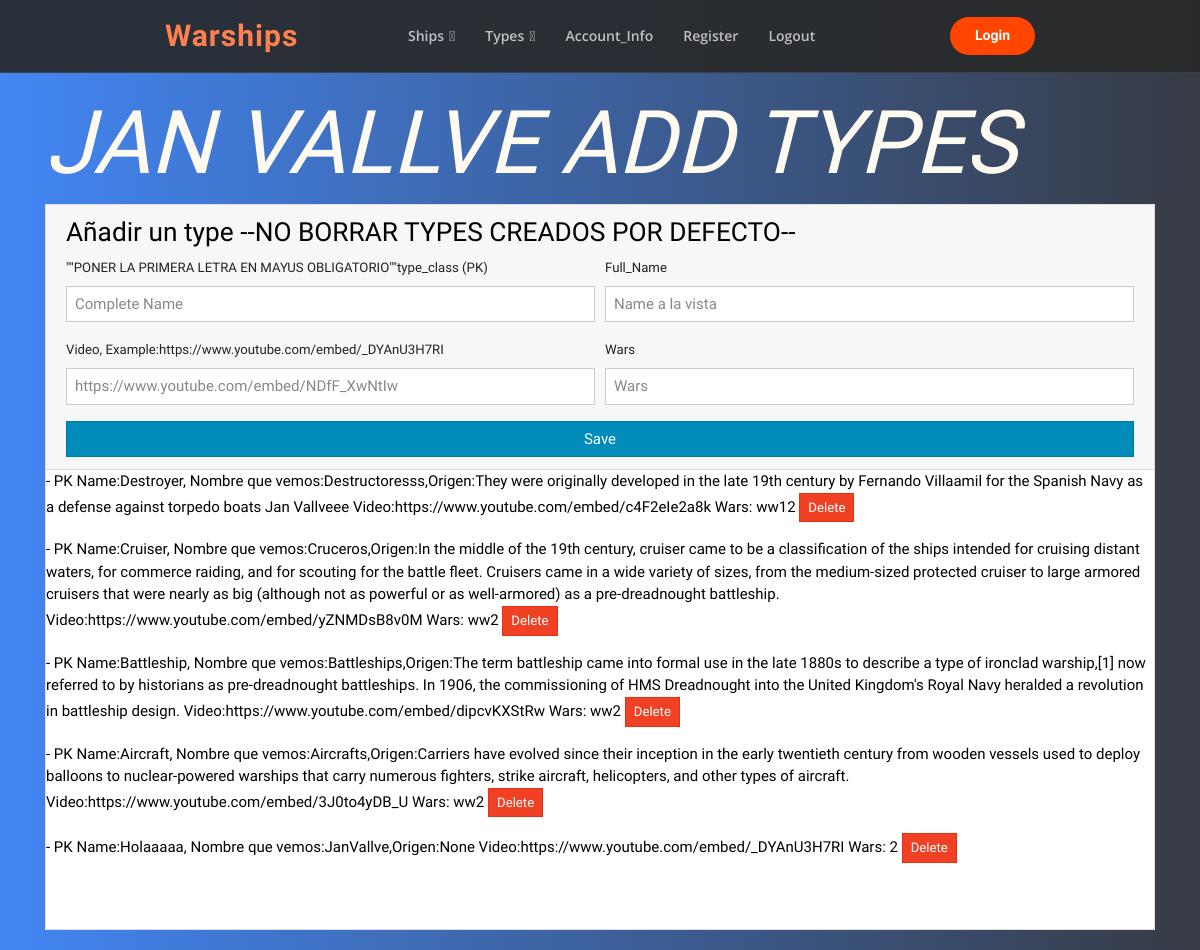
/add_types/ (signed in), run on the app's committed database.
### warships_blog/classes.py (models this page shows)
class Type(db.Model):
    type_class = db.Column(db.String(200), primary_key=True)
    full_name = db.Column(db.String(200))
    origin = db.Column(db.String(200))
    photo = db.Column(db.String(200))
    video = db.Column(db.String(200))
    countrys_owners = db.Column(db.String(200))
    wars = db.Column(db.String(200))

### warships_blog/routes.py (the view)
@app.route('/add_types/', methods=['GET','POST'])
@login_required
def create1_types():
    if request.method == 'GET':
        types = Type.query.all()
        return render_template('create_types.html', types = types)
    if request.method == 'POST':
        type_add = Type(type_class=request.form['type_class'],full_name=request.form['full_name'], video=request.form['video'], wars=request.form['wars'])
        db.session.add(type_add)
        db.session.commit()
        return redirect(url_for('add_types'))

### warships_blog/classes.py (called while the page is built)
@login_manager.user_loader
def load_user(id):
    return User.query.get(int(id))

### warships_blog/templates/create_types.html (shortened to what this page needs)
{% extends "base_template.html" %}
{% block body %}
<div>
    <main class="about-contact">
        <section class="header01 cid-rYWHPgVUdh mbr-fullscreen mbr-parallax-background" id="header01-1m">
            <div class="container">
                <div class="row justify-content-center">
                    <div class="mbr-white col-md-12">
                        <div class="wrap">
                            <h2 class="mbr-section-subtitle mbr-white mbr-bold font-italic mbr-fonts-style display-2 align-items-center">
                                JAN VALLVE ADD TYPES </h2>
                        </div>
                    </div>
                </div>
            </div>
        </section>
        <div class="row">
            <div class="container">
                <div class="card">
                    <div class="card-header">
                        <form action="/add_types/" method="POST">
                            <h3 class="blacky">Añadir un type --NO BORRAR TYPES CREADOS POR DEFECTO--</h3>
                            <div class="form-row">
                                <div class="form-group col-md-6">
                                    <label for="inputCity">""PONER LA PRIMERA LETRA EN MAYUS OBLIGATORIO""type_class (PK) </label>
                                    <input type="text" name="type_class" class="form-control" placeholder="Complete Name" autofocus>
                                </div>
                                <div class="form-group col-md-6">
                                    <label for="inputCity">Full_Name</label>
                                    <input type="text" name="full_name" class="form-control" placeholder="Name a la vista">
                                </div>
                            </div>
                            <div class="form-row">
                                <div class="form-group col-md-6">
                                    <label for="inputCity">Video, Example:https://www.youtube.com/embed/_DYAnU3H7RI</label>
                                    <input type="text" name="video" class="form-control" placeholder="https://www.youtube.com/embed/NDfF_XwNtIw">
                                </div>
                                <div class="form-group col-md-6">
                                    <label for="inputZip">Wars</label>
                                    <input type="text" name="wars" placeholder="Wars" class="form-control">
                                </div>
                            </div>
                            <button type="submit" class="btn btn-primary btn-block">Save</button>
                        </form>
                    </div>
                    <div class="list_ships">
                        {% for type in types %}
                        <p class="blacky"> - PK Name:{{type.type_class}}, Nombre que vemos:{{type.full_name}},Origen:{{type.origin}} Video:{{type.video}} Wars: {{type.wars}}
                            <a href="{{url_for('delete_type', type_class=type.type_class)}}" class="btn btn-danger btn-sm" onclick="return confirm('Are you sure?')">Delete</a>
                        </p>
                        {% endfor %}
                    </div>
                </div>
            </div>
        </div>
    </main>
</div>
{% endblock %}

### warships_blog/static/main.css (style rules this page uses)
body { font-family: "Raleway", sans-serif; background: #373B44; background: -webkit-linear-gradient(to right, #4286f4, #373B44); background: linear-gradient(to right, #4286f4, #373B44); }
h1, h2, h3, h4, h5, h6 { font-family: "Raleway", sans-serif; color: floralwhite; }
.list_ships { margin-bottom: 50px; }
.blacky { color: black; }
.about-contact { padding-top: 90px; padding-bottom: 20px; }

### data on the page
Type: type_class "Destroyer", full_name "Destructoresss", origin "They were originally developed in the late 19th century by Fernando Villaamil for the Spanish Navy as a defense against torpedo boats Jan Vallveee", video "https://www.youtube.com/embed/c4F2eIe2a8k", wars "ww12"
Type: type_class "Cruiser", full_name "Cruceros", origin "In the middle of the 19th century, cruiser came to be a classification of the ships intended for cruising distant waters, for commerce raiding, and for scouting for the battle fleet. Cruisers came in a wide variety of sizes, from the medium-sized protected cruiser to large armored cruisers that were nearly as big (although not as powerful or as well-armored) as a pre-dreadnought battleship.", video "https://www.youtube.com/embed/yZNMDsB8v0M", wars "ww2"
Type: type_class "Battleship", full_name "Battleships", origin "The term battleship came into formal use in the late 1880s to describe a type of ironclad warship,[1] now referred to by historians as pre-dreadnought battleships. In 1906, the commissioning of HMS Dreadnought into the United Kingdom's Royal Navy heralded a revolution in battleship design.", video "https://www.youtube.com/embed/dipcvKXStRw", wars "ww2"
Type: type_class "Aircraft", full_name "Aircrafts", origin "Carriers have evolved since their inception in the early twentieth century from wooden vessels used to deploy balloons to nuclear-powered warships that carry numerous fighters, strike aircraft, helicopters, and other types of aircraft.", video "https://www.youtube.com/embed/3J0to4yDB_U", wars "ww2"
Type: type_class "Holaaaaa", full_name "JanVallve", origin "None", video "https://www.youtube.com/embed/_DYAnU3H7RI", wars "2"
